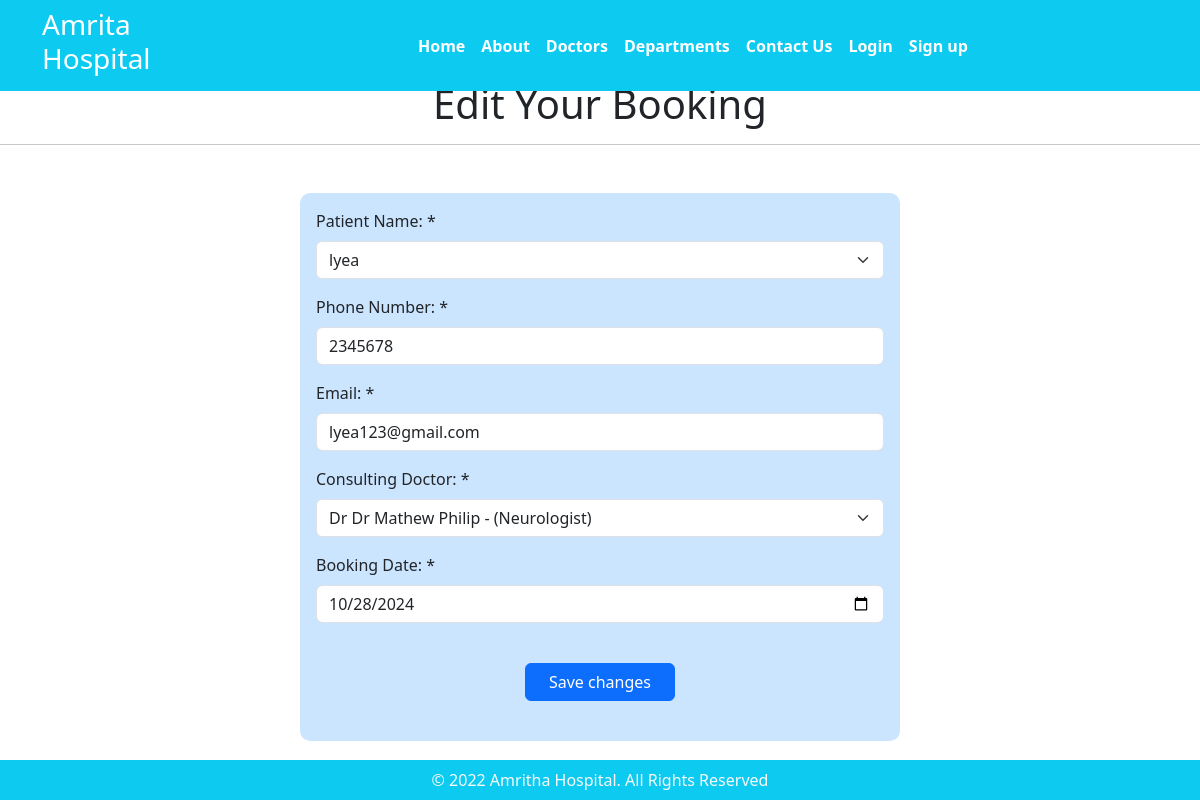
/booking/edit/2/, run on the app's committed database.
### home/models.py (models this page shows)
class Booking(models.Model):
    p_name = models.ForeignKey('PatientProfile', on_delete=models.CASCADE)  # Use string reference
    p_phone = models.CharField(max_length=10)
    p_email = models.EmailField()
    doc_name = models.ForeignKey(Doctors, on_delete=models.CASCADE)
    booking_date = models.DateField()
    booked_on = models.DateField(auto_now=True)

### home/views.py (the view)
# urls.py: path('booking/edit/<int:id>/', views.edit_booking, name='edit_booking'),
def edit_booking(request, id):
    booking = get_object_or_404(Booking, id=id)
    if request.method == 'POST':
        form = BookingForm(request.POST, instance=booking)
        if form.is_valid():
            form.save()
            return redirect('profile')  # Redirect back to profile or booking list page
    else:
        form = BookingForm(instance=booking)
    return render(request, 'edit_booking.html', {'form': form, 'booking': booking})

### home/forms.py
class BookingForm(forms.ModelForm):
    class Meta:
        model = Booking
        fields = '__all__'
        widgets = {
            'booking_date': DateInput(),
        }
        labels = {
            'p_name': "Patient Name: ",
            'p_phone': "Phone Number: ",
            'p_email': "Email: ",
            'doc_name': "Consulting Doctor: ",
            'booking_date': "Booking Date: ",
        }

### home/models.py (called while the page is built)
    def __str__(self):
        return 'Dr ' + self.doc_name + ' - (' + self.doc_spec + ')'

    def __str__(self):
        return self.user.username

### templates/edit_booking.html (shortened to what this page needs)
{% extends 'base.html' %}
{% load crispy_forms_tags %}
{% block content %}
<h1 class="text-center">Edit Your Booking</h1>
<hr>
<div class="container w-50 text-left p-3 my-5" style="background-color: #cce5ff; border-radius: 10px;">
    <form action="" method="POST">
        {{ form|crispy }}
        <br>
        <div class="text-center">
            <button class="btn btn-primary mb-4" style="width: 150px;" type="submit">Save changes</button>
        </div>
    </form>
</div>
{% endblock %}

### data on the page
Booking: p_name "lyea", p_phone "2345678", p_email "lyea123@gmail.com", doc_name "Dr Dr Mathew Philip - (Neurologist)", booking_date "10/28/2024"
